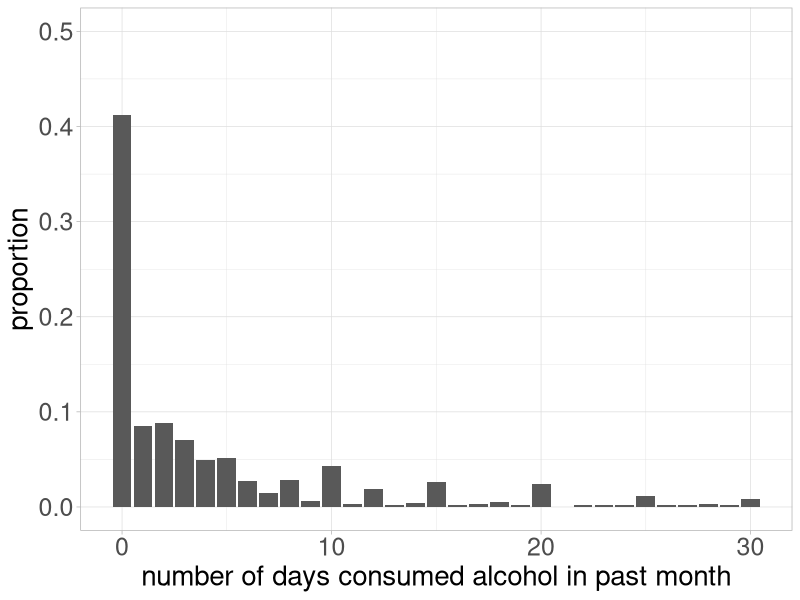
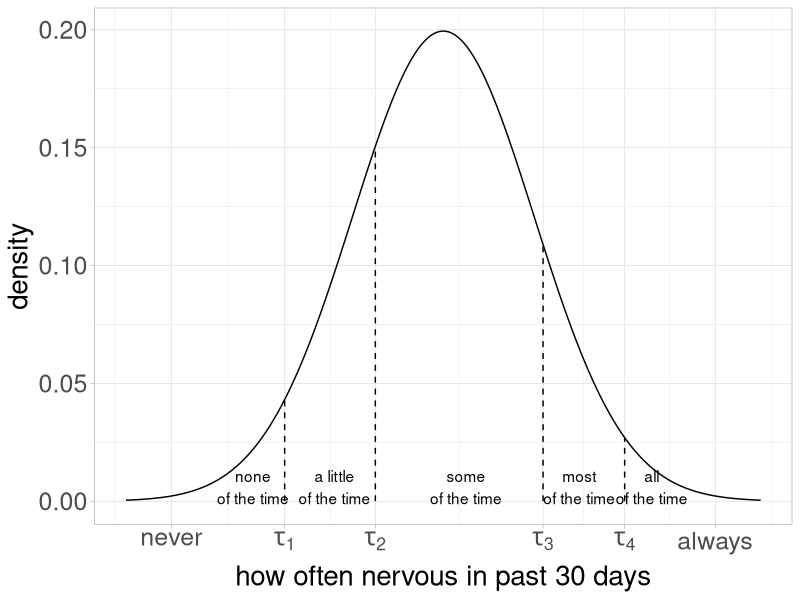
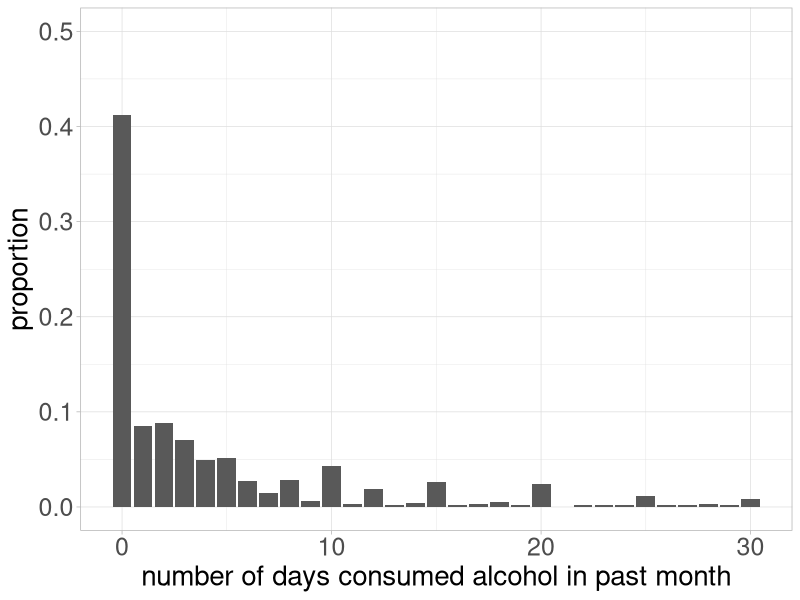
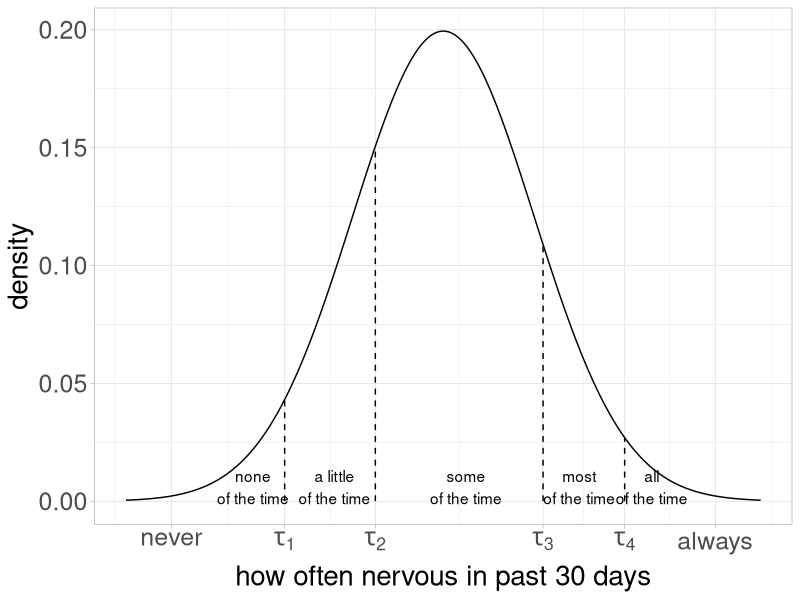

Write the R code that produced these figures, in order. (Note: this script raises an error after producing the figures.)
### Purpose: Prepare Chapter 6 examples
### Author:  S Bauldry
### Date:    Mar 9, 2025

setwd("~/desktop")
library(tidyverse)
library(lavaan)
library(psych)
library(ggpubr)

d1 <- read_csv("isem-nsduh-data.csv")


### Figure 6.1 - distribution of days drinking
f61 <- ggplot(data = d1, mapping = aes(x = drk)) +
  geom_bar(aes(y = after_stat(prop), group = 1)) +
  scale_x_continuous(name = "number of days consumed alcohol in past month") +
  scale_y_continuous(name = "proportion", limits = c(0, 0.5)) +
  theme_light() +
  theme(
    axis.text  = element_text(size = 18),
    axis.title = element_text(size = 20)
  )
f61
ggsave("isem-f61.pdf", f61)

prop.table( table(d1$drk) )


### Figure 6.2 - illustration of underlying continuum and thresholds
x    <- seq(-7, 7, length.out = 1000)
y    <- dnorm(x, 0, 2)
d2   <- tibble(x, y)
tau  <- c(-3.5, -1.5, 2.2, 4)
ytau <- dnorm(tau, 0, 2)
d3   <- tibble(x = tau, y = 0, yend = ytau) 

f62 <- ggplot(d2, aes(x = x, y = y)) +
  geom_line() +
  geom_segment(data = d3, aes(x = x, y = y, xend = x, yend = yend), linetype = "dashed") +
  annotate("text", x = -4.2, y = 0.006, label = "none\nof the time") +
  annotate("text", x = -2.4, y = 0.006, label = "a little\nof the time") +
  annotate("text", x =  0.5, y = 0.006, label = "some\nof the time") +
  annotate("text", x =  3.0, y = 0.006, label = "most\nof the time") +
  annotate("text", x =  4.6, y = 0.006, label = "all\nof the time") +
  scale_x_continuous(breaks = c(-6, -3.5, -1.5, 2.2, 4, 6), labels = c("never", expression(tau[1]), expression(tau[2]), expression(tau[3]), expression(tau[4]), "always")) +
  labs(x = "how often nervous in past 30 days", y = "density") +
  theme_light() +
  theme(
    axis.text  = element_text(size = 18),
    axis.title = element_text(size = 20)
  )
f62
ggsave("isem-f62.pdf", f62)


### Table 6.1 - polychoric and pearson correlations
d3 <- d1 |> 
  select(k6nrv, k6rst, k6dep, k6hop, k6eff, k6wth) |>
  drop_na()
polychoric(d3) 
cor(d3)


### Table 6.2 - measurement models model fit
m1 <- '
  PD =~ k6nrv + k6rst + k6dep + k6hop + k6eff + k6wth
'
fit1 <- sem(m1, data = d1, estimator = "MLR", meanstructure = T)
fit2 <- sem(m1, data = d1, ordered = c("k6nrv", "k6rst", "k6dep", "k6hop", "k6eff", "k6wth"))

m2 <- '
  Anx =~ k6nrv + k6rst 
  Dep =~ k6dep + k6hop + k6eff + k6wth
'
fit3 <- sem(m2, data = d1, estimator = "MLR", meanstructure = T)
fit4 <- sem(m2, data = d1, ordered = c("k6nrv", "k6rst", "k6dep", "k6hop", "k6eff", "k6wth"))

fitMeasures(fit1, c("chisq.scaled", "df.scaled", "pvalue.scaled", "rmsea.scaled", "cfi.scaled", "tli.scaled"))
fitMeasures(fit2, c("chisq.scaled", "df.scaled", "pvalue.scaled", "rmsea.scaled", "cfi.scaled", "tli.scaled"))
fitMeasures(fit3, c("chisq.scaled", "df.scaled", "pvalue.scaled", "rmsea.scaled", "cfi.scaled", "tli.scaled"))
fitMeasures(fit4, c("chisq.scaled", "df.scaled", "pvalue.scaled", "rmsea.scaled", "cfi.scaled", "tli.scaled"))


### Table 6.3 - measurement models parameter estimates
summary(fit1)
summary(fit2)
summary(fit3)
standardizedSolution(fit3)
summary(fit4)
standardizedSolution(fit4)


### Storing estimates for predicted probabilities and AMEs
all_tau <- lavInspect(fit2, what = "est")$tau
nrv_tau <- all_tau[1:4]
rst_tau <- all_tau[5:8]
dep_tau <- all_tau[9:12]
hop_tau <- all_tau[13:16]
eff_tau <- all_tau[17:20]
wth_tau <- all_tau[21:24]

all_lambda <- lavInspect(fit2, what = "est")$lambda
nrv_lambda <- all_lambda[1]
rst_lambda <- all_lambda[2]
dep_lambda <- all_lambda[3]
hop_lambda <- all_lambda[4]
eff_lambda <- all_lambda[5]
wth_lambda <- all_lambda[6]

PD_sd <- sqrt( lavInspect(fit2, what = "est")$psi )


### Calculating predicted probabilities for nervous indicator
pnorm( -nrv_tau )


### Figure 6.4 - predicted responses for nervous and depressed
prfig <- function(t1, t2, t3, t4, l1) {
  x <- seq(-3, 3, length.out = 500)
  p1 <- 1 - pnorm( -1*(t1) + l1*x ) 
  p2 <- pnorm( -1*(t1) + l1*x ) - pnorm( -1*(t2) + l1*x )
  p3 <- pnorm( -1*(t2) + l1*x )  - pnorm( -1*(t3) + l1*x )
  p4 <- pnorm( -1*(t3) + l1*x )  - pnorm( -1*(t4) + l1*x )
  p5 <- pnorm( -1*(t4) + l1*x )
  r = factor( rep( c("N", "L", "S", "M", "A"), each = length(x) ) )
  d <- tibble( x = rep(x, 5), p = c(p1, p2, p3, p4, p5), r = r)
  
  f <- ggplot(d, aes(x = x, y = p, group = r)) +
    geom_line() +
    labs(x = "latent psychological distress", y = "pred prob") +
    theme_light() +
    theme(
      axis.text  = element_text(size = 18),
      axis.title = element_text(size = 20)
    )
  return(f)
}


f64a <- prfig(nrv_tau[1], nrv_tau[2], nrv_tau[3], nrv_tau[4], nrv_lambda) +
  annotate("text", x = -1.5, y = 0.75, label = "N", size = 5) +
  annotate("text", x = -1.5, y = 0.20, label = "L", size = 5) +
  annotate("text", x =  0.5, y = 0.35, label = "S", size = 5) +
  annotate("text", x =  2.0, y = 0.25, label = "M", size = 5) +
  annotate("text", x =  2.0, y = 0.55, label = "A", size = 5) +
  ggtitle("Panel A: Nervous")

f64b <- prfig(dep_tau[1], dep_tau[2], dep_tau[3], dep_tau[4], dep_lambda) +
  annotate("text", x = -1.5, y = 0.93, label = "N", size = 5) +
  annotate("text", x = -1.5, y = 0.07, label = "L", size = 5) +
  annotate("text", x =  0.5, y = 0.27, label = "S", size = 5) +
  annotate("text", x =  2.0, y = 0.22, label = "M", size = 5) +
  annotate("text", x =  2.0, y = 0.55, label = "A", size = 5) +
  ggtitle("Panel B: Depressed")
f64b

f64 <- ggarrange(f64a, f64b)
ggsave("isem-f64.pdf", f64)


### Table 6.4 - marginal effects
me <- function(t1, t2, t3, t4, l1, a, b) {
  x <- c(a, b)
  p1 <- 1 - pnorm( -1*(t1) + l1*x ) 
  p2 <- pnorm( -1*(t1) + l1*x ) - pnorm( -1*(t2) + l1*x )
  p3 <- pnorm( -1*(t2) + l1*x )  - pnorm( -1*(t3) + l1*x )
  p4 <- pnorm( -1*(t3) + l1*x )  - pnorm( -1*(t4) + l1*x )
  p5 <- pnorm( -1*(t4) + l1*x )
  r = factor( rep( c("N", "L", "S", "M", "A"), each = length(x) ) )
  d <- tibble( pid = rep( c("p1", "p2"), 5), p = c(p1, p2, p3, p4, p5), r = r) |>
    pivot_wider(names_from = pid, values_from = p, id_cols = r) |>
    mutate(me = p2 - p1)
  me <- t(d[, 4])
  return(me)
}

menrv <- me(nrv_tau[1], nrv_tau[2], nrv_tau[3], nrv_tau[4], nrv_lambda, -PD_sd/2, PD_sd/2)
merst <- me(rst_tau[1], rst_tau[2], rst_tau[3], rst_tau[4], rst_lambda, -PD_sd/2, PD_sd/2)
medep <- me(dep_tau[1], dep_tau[2], dep_tau[3], dep_tau[4], dep_lambda, -PD_sd/2, PD_sd/2)
mehop <- me(hop_tau[1], hop_tau[2], hop_tau[3], hop_tau[4], hop_lambda, -PD_sd/2, PD_sd/2)
meeff <- me(eff_tau[1], eff_tau[2], eff_tau[3], eff_tau[4], eff_lambda, -PD_sd/2, PD_sd/2)
mewth <- me(wth_tau[1], wth_tau[2], wth_tau[3], wth_tau[4], wth_lambda, -PD_sd/2, PD_sd/2)

me <- rbind(menrv, merst, medep, mehop, meeff, mewth)
round(me, 2)
